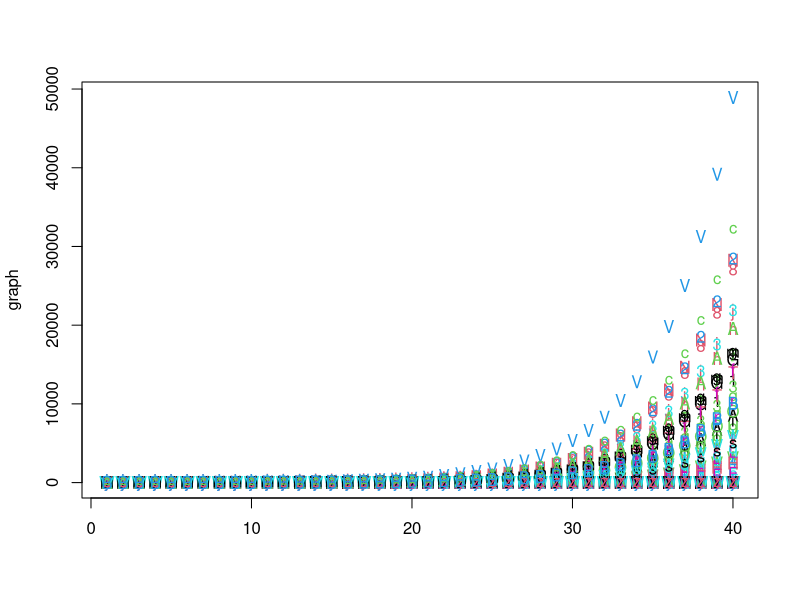
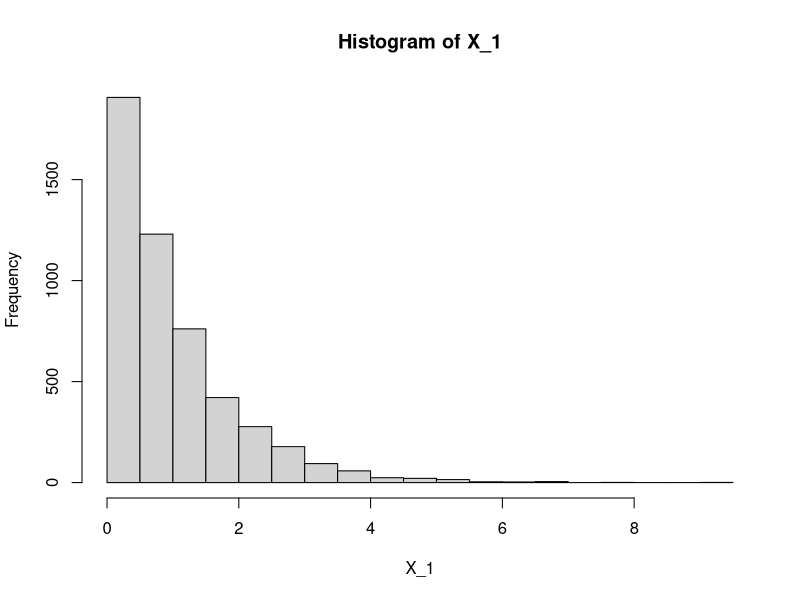
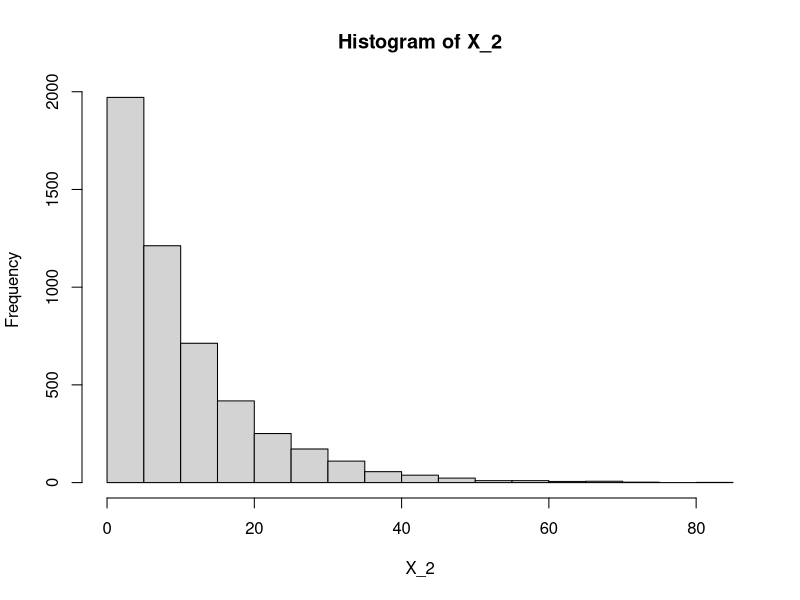
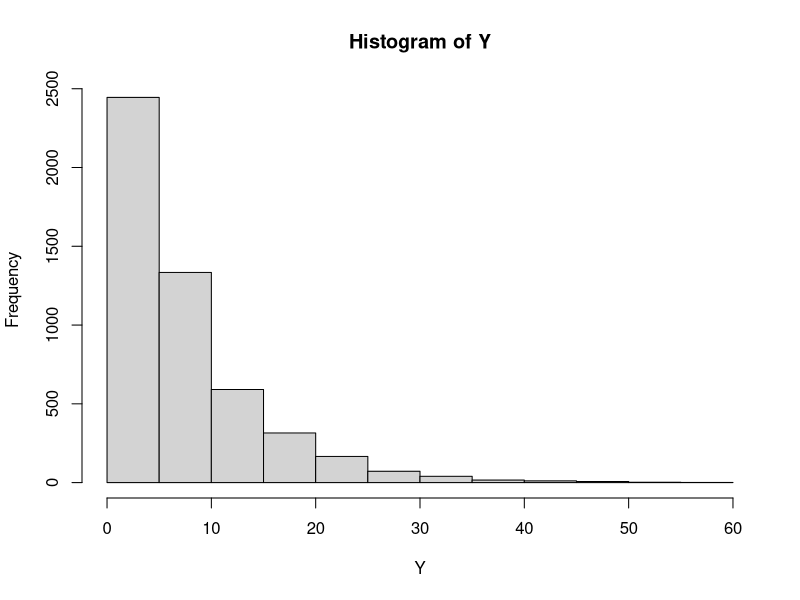
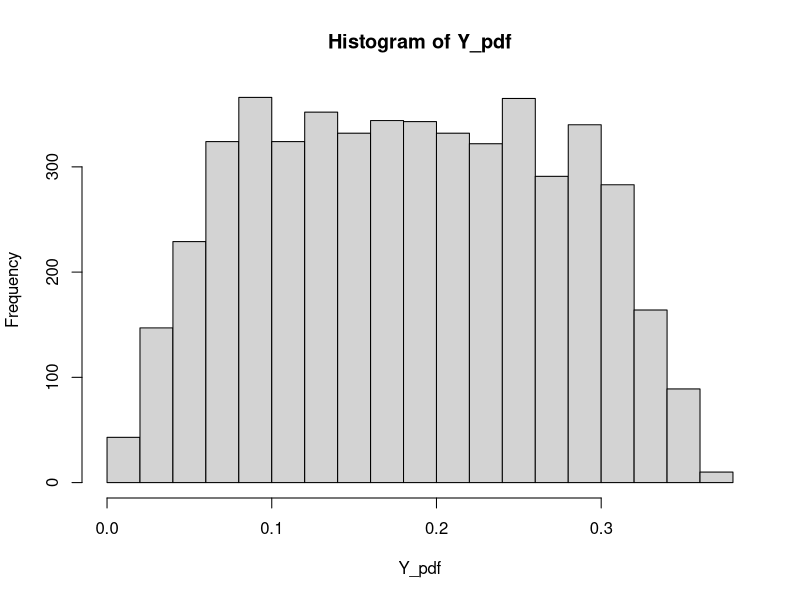
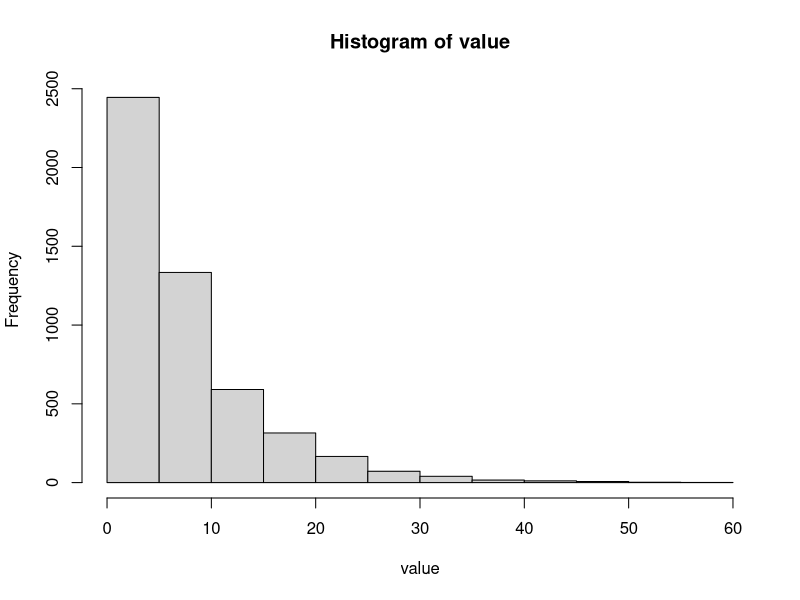

These figures' R source, in order:
#Midterm  -- Adarsh Kesireddy

#Problem 2 
branchingProcess <- function(number_of_generations, n, p){
  # negativie chances
  q = 1-p;
  
  #Create matrix
  X = c(1, rep(0,number_of_generations-1));
  
  #
  for(i in 2:number_of_generations){
    X[i]=sum(rbinom(X[i-1],n,p));
  }
  
  return(X);
}

branchingProcess(40,5,0.25)
graph <- replicate(100, branchingProcess(40,5,0.25))
matplot(graph)
colSums(graph)
mean(colSums(graph))
summary(graph)
sapply(graph,mean)
mean(graph)

#Problem 3 
hyperexpo <- function(number_of_samples,p_1,p_2,lambda_1,lambda_2){
  #X_1 with lambda_1
  X_1 = rexp(number_of_samples,lambda_1);
  hist(X_1);
  #X_2 with lambda_2
  X_2 = rexp(number_of_samples,lambda_2);
  hist(X_2);
  #equation
  Y = p_1*X_1 + p_2*X_2;
  hist(Y)
  #pdf of exponential distribution lambda*exp(-lambda*x)
  pdf_X_1 = lambda_1*exp((-lambda_1)*X_1);
  pdf_X_2 = lambda_2*exp((-lambda_2)*X_2);
  #hist(pdf_X_1);
  #hist(pdf_X_2);
  Y_pdf = p_1*pdf_X_1+p_2*pdf_X_2;
  hist(Y_pdf);
  return(Y);
}

value <-hyperexpo(5000,0.3,0.7,1,0.1)
hist(value)
